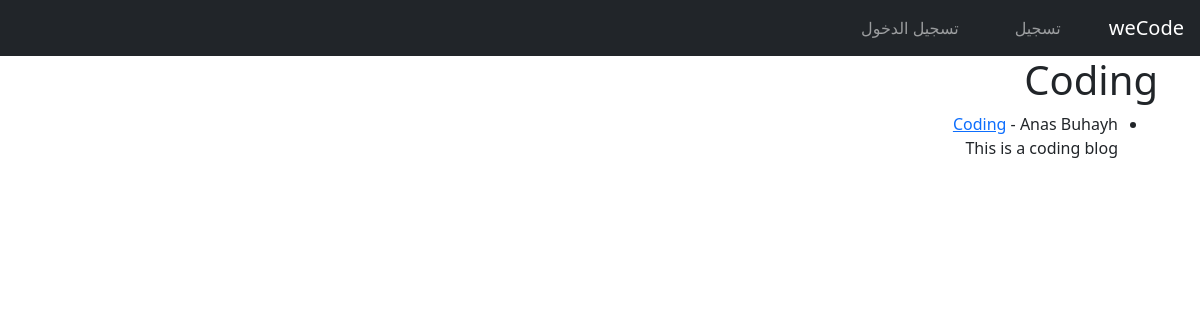
Page /category/coding/ on the earlier database version.
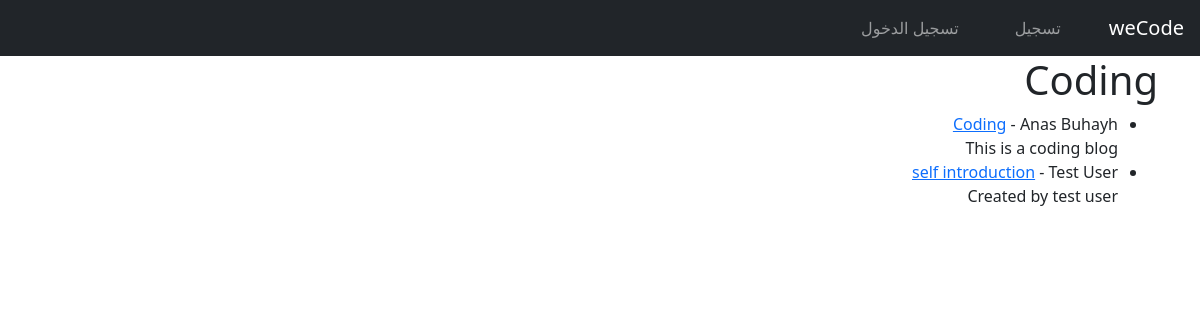
Same page on the later database version.
### weCodeBlog/models.py (models this page shows, shortened)
class Post(models.Model):
    title = models.CharField(max_length=255)
    header_image = models.ImageField(null=True, blank=True, upload_to="images/")
    tags = models.CharField(max_length=255)
    author = models.ForeignKey(User, on_delete=models.CASCADE)
    body = RichTextField(blank=True, null=True)
    post_date = models.DateField(auto_now_add=True)
    update_date = models.DateField(auto_now_add=True)
    category = models.CharField(max_length=255, default='web developing')

### weCodeBlog/views.py (the view)
# urls.py: path('category/<str:cats>/', CategoryView, name='category'),
def CategoryView(request, cats):
    category_posts = Post.objects.filter(category=cats.replace('-', ' '))
    return render(request, 'categories.html', {
        'cats':cats.title().replace('-', ' '),
        'category_posts':category_posts
        })

### weCodeBlog/templates/categories.html (shortened to what this page needs)
{% extends 'base.html' %}
{% block content %}
{% if category_posts %}
<h1>{{ cats }}</h1>
<ul>
{% for post in category_posts %}
    <li>
        <a href="{% url 'post-detail' post.pk %}">{{ post.title }}</a>
        - {{ post.author.first_name }} {{ post.author.last_name }}
    <br>
        {{ post.body|slice:":200" }}
    </li>
{% endfor %}
</ul>
{% else %}
<h2>عذرا. هذه الصفحة غير موجودة </h2>
{% endif %}
{% endblock %}

Differences in the rows shown:
added Post: title "self introduction", author.first_name "Test", author.last_name "User", body "Created by test user"
